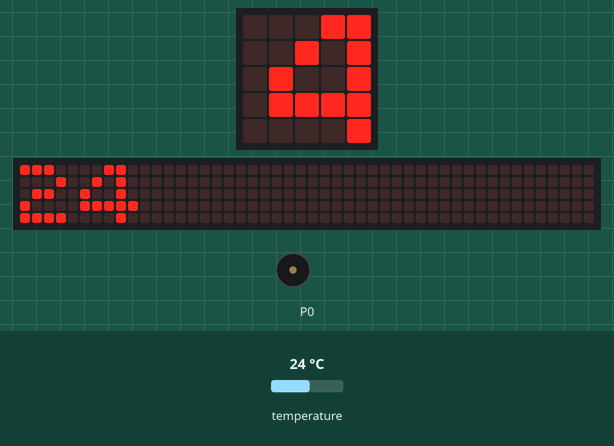
The program below on a simulated BBC micro:bit running MicroPython. Shown: the board's 5×5 LED display, a strip that is not on the board, showing the scrolling text unrolled, buzzer (waves = sounding). The inputs (shaded band) are chosen by the test bench; at power-on: temperature 24 °C. The 48×5 strip is a reading aid, not a part: it shows the text the display is scrolling, unrolled, one strip-width of it at a time.

Above: at 1.27 s.
1.3 s: temperature set to 32.4 °C
At 2.32 s:
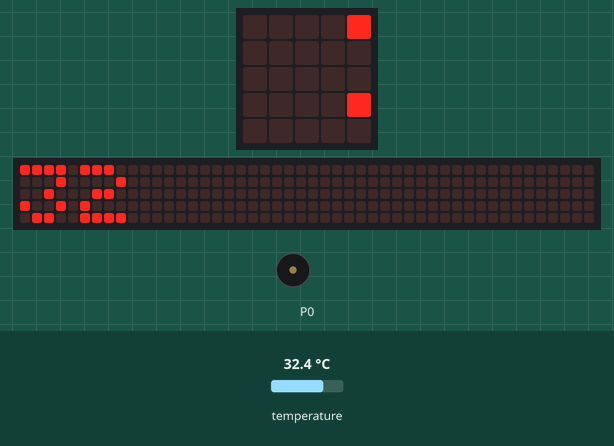
4.3 s: temperature set to 33.5 °C
At 5.1 s:
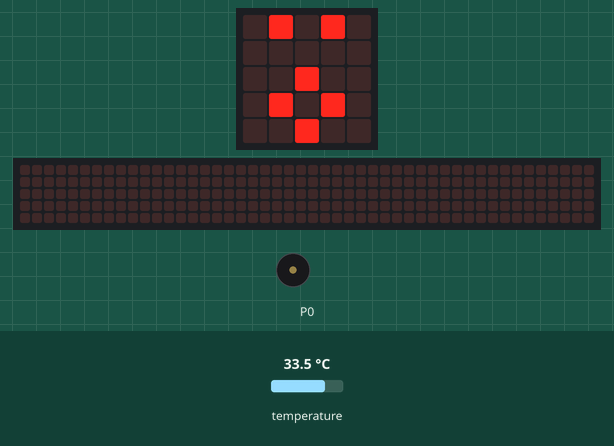
7.8 s: temperature set to 35.4 °C
At 9.8 s:
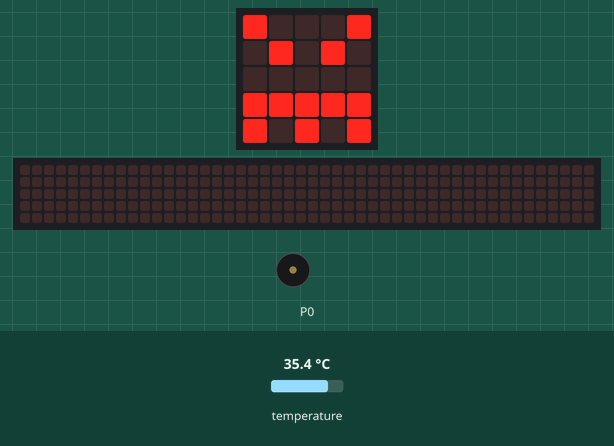
12.3 s: temperature set to 33 °C
At 13.59 s:
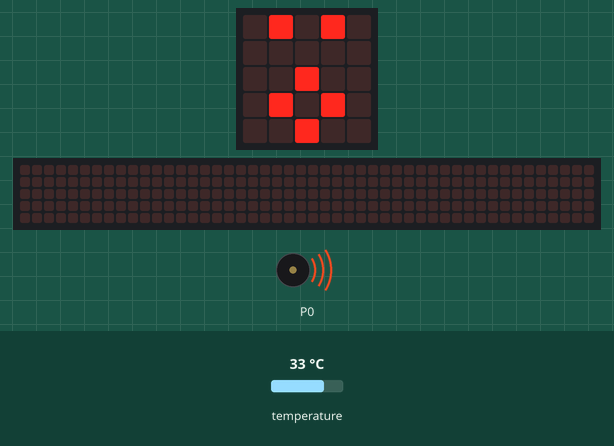
17.8 s: temperature set to 41 °C
At 18.09 s:
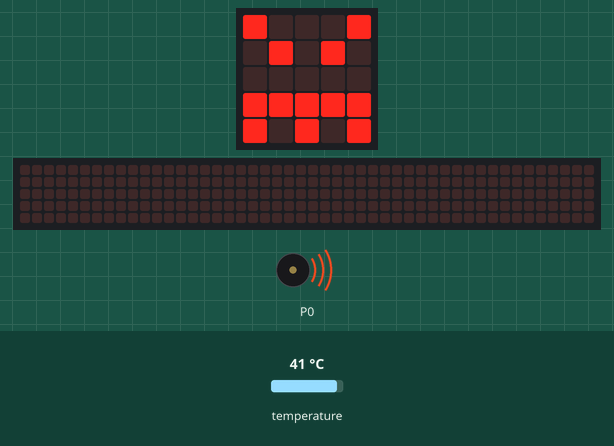
Timing chart, 0 to 23.8 s (numbered marks = the images above; inputs shaded):
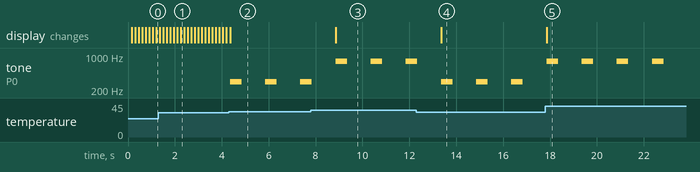

Measured:
- the behaviour switches between 32.9 and 33 °C on temperature (found by bisection; images 1 and 2)
- the behaviour switches between 34.9 and 35 °C on temperature (found by bisection; images 2 and 3)
- after the input at 4.3 s, tone on P0: alternates 294 Hz for 0.49 s and silent for 1.0 s, starting after 0.05 s; the display: changes after 0.05 s (image 2)
- after the input at 7.8 s, the display: changes after 1.1 s (image 3)
- after the input at 12.3 s, the display: changes after 1.1 s (image 4)
- after the input at 17.8 s, the display: changes after 0.05 s (image 5)

The program:

up_07________up.py
```python
#폭염특보 기준을 보면, 폭염 경보는 낮기온 35도 이상, 폭염 주의보는 낮기온 33도 이상
from microbit import *
import music

while True:
    temp = temperature() #온도 센서로 부터 온도값을 temp에 저장
    if temp >= 35: #온도 값이 35도 이상이면
        display.show(Image.ANGRY) #디스플레이에 성난표정 이미지 표시
        music.play("G5:4") #G[5옥타브 솔]음 출력
        sleep(1000) #1초 지연
    elif temp >= 33: #온도 값이 33도 이상이면
        display.show(Image.SURPRISED) #디스플레이에 놀란표정 이미지 표시
        music.play("D4:4") #D[4옥타브 레]음 출력
        sleep(1000) #1초 지연
    else:
        music.stop() #멜로디 정지
        display.scroll(temp) #온도값 디스플레이에 표시
```
